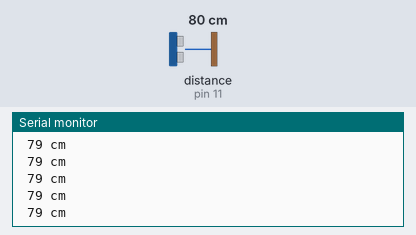
Simulated run of this sketch. Board: Arduino Uno, built with avr-gcc and run on an emulated ATmega328P. Parts: the last lines printed to the serial monitor. Wiring (inferred from the names in the program): ultrasonic range finder: trigger pin 12; echo pin 11. The test bench sets the inputs (shaded band); at power-on: distance to the obstacle (sensor on pin 11) 80 cm. The echo pulse lasts 58.3 µs per cm.

Above: at 1.2 s.
1.3 s: distance to the obstacle (sensor on pin 11) set to 9 cm
At 1.71 s:
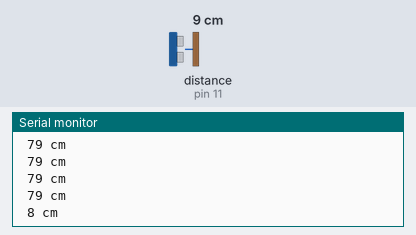
4.3 s: distance to the obstacle (sensor on pin 11) set to 2 cm
At 4.48 s:
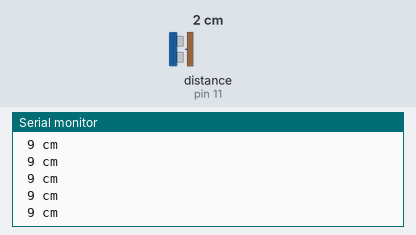
Timing chart, 0 to 7.3 s (numbered marks = the images above; inputs shaded):
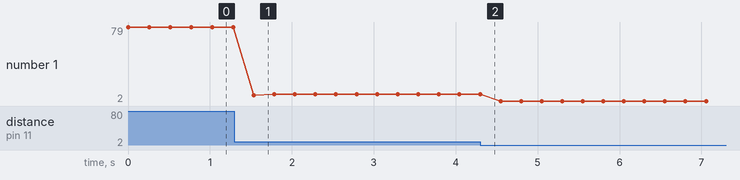

Measured:
- after the input at 1.3 s, the serial monitor: prints a new line after 0.23 s (image 1)
- plotted number 1: 79 → 9 after the input at 1.3 s, 9 → 2 after the input at 4.3 s

The sketch:

dalnomer.ino
```cpp
#define PIN_TRIG 12
#define PIN_ECHO 11

long duration, cm;

void setup() {

  // Инициализируем взаимодействие по последовательному порту

  Serial.begin (9600);
  //Определяем вводы и выводы
  pinMode(PIN_TRIG, OUTPUT);
  pinMode(PIN_ECHO, INPUT);

}

void loop() {

  // Сначала генерируем короткий импульс длительностью 2-5 микросекунд.

  digitalWrite(PIN_TRIG, LOW);
  delayMicroseconds(5);
  digitalWrite(PIN_TRIG, HIGH);

  // Выставив высокий уровень сигнала, ждем около 10 микросекунд. В этот момент датчик будет посылать сигналы с частотой 40 КГц.
  delayMicroseconds(10);
  digitalWrite(PIN_TRIG, LOW);

  //  Время задержки акустического сигнала на эхолокаторе.
  duration = pulseIn(PIN_ECHO, HIGH);

  // Теперь осталось преобразовать время в расстояние
  cm = (duration / 2) / 29.1;

  Serial.print(" ");
  Serial.print(cm);
  Serial.println(" cm");

  // Задержка между измерениями для корректной работы скеча
  delay(250);
}
```
